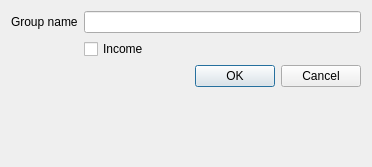
<?xml version="1.0" encoding="UTF-8"?>
<ui version="4.0">
 <class>GroupDialog</class>
 <widget class="QDialog" name="GroupDialog">
  <property name="geometry">
   <rect>
    <x>0</x>
    <y>0</y>
    <width>372</width>
    <height>167</height>
   </rect>
  </property>
  <property name="windowTitle">
   <string>Create new group</string>
  </property>
  <layout class="QFormLayout" name="formLayout">
   <item row="0" column="0">
    <widget class="QLabel" name="label">
     <property name="text">
      <string>Group name</string>
     </property>
    </widget>
   </item>
   <item row="0" column="1">
    <widget class="QLineEdit" name="groupname_edit"/>
   </item>
   <item row="1" column="1">
    <widget class="QCheckBox" name="income">
     <property name="text">
      <string>Income</string>
     </property>
    </widget>
   </item>
   <item row="2" column="1">
    <widget class="QDialogButtonBox" name="buttonBox">
     <property name="orientation">
      <enum>Qt::Orientation::Horizontal</enum>
     </property>
     <property name="standardButtons">
      <set>QDialogButtonBox::StandardButton::Cancel|QDialogButtonBox::StandardButton::Ok</set>
     </property>
    </widget>
   </item>
  </layout>
 </widget>
 <resources/>
 <connections>
  <connection>
   <sender>buttonBox</sender>
   <signal>accepted()</signal>
   <receiver>GroupDialog</receiver>
   <slot>accept()</slot>
   <hints>
    <hint type="sourcelabel">
     <x>248</x>
     <y>254</y>
    </hint>
    <hint type="destinationlabel">
     <x>157</x>
     <y>274</y>
    </hint>
   </hints>
  </connection>
  <connection>
   <sender>buttonBox</sender>
   <signal>rejected()</signal>
   <receiver>GroupDialog</receiver>
   <slot>reject()</slot>
   <hints>
    <hint type="sourcelabel">
     <x>316</x>
     <y>260</y>
    </hint>
    <hint type="destinationlabel">
     <x>286</x>
     <y>274</y>
    </hint>
   </hints>
  </connection>
 </connections>
</ui>
